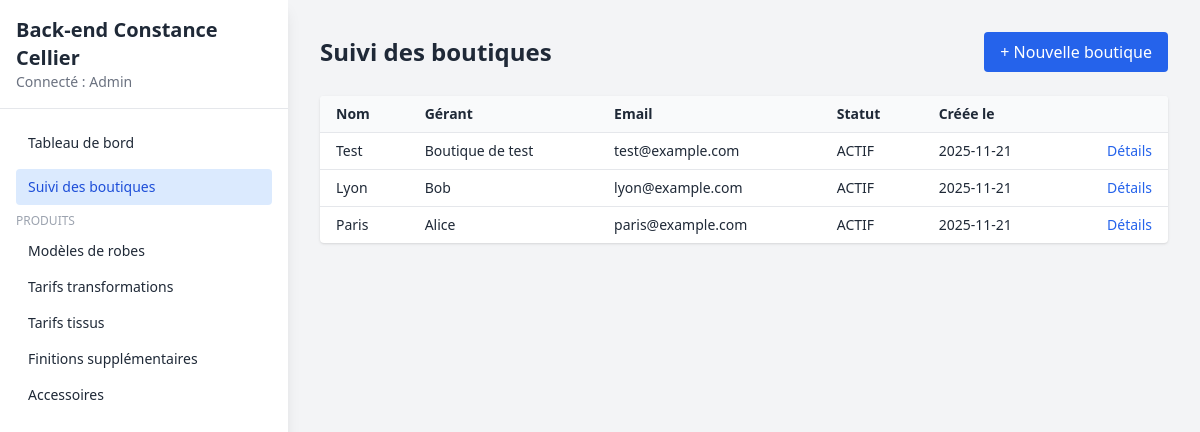
Page /admin/boutiques (signed in) on the committed database.
### app/models.py (models this page shows)
class User(Base):
    __tablename__ = "users"
    id = Column(Integer, primary_key=True, index=True)
    nom = Column(String, nullable=False)
    email = Column(String, unique=True, index=True, nullable=False)
    mot_de_passe = Column(String, nullable=False)
    type = Column(SAEnum(UserType), nullable=False, default=UserType.ADMIN)

class Boutique(Base):
    __tablename__ = "boutiques"
    id = Column(Integer, primary_key=True, index=True)
    nom = Column(String, nullable=False)
    email = Column(String, unique=True, index=True, nullable=False)
    gerant = Column(String, nullable=True)
    telephone = Column(String, nullable=True)
    adresse = Column(Text, nullable=True)
    statut = Column(SAEnum(BoutiqueStatut), nullable=False, default=BoutiqueStatut.ACTIF)
    date_creation = Column(DateTime, default=datetime.utcnow, nullable=False)
    mot_de_passe_hash = Column(String, nullable=True)  # pour futur front boutique
    doit_changer_mdp = Column(Boolean, default=True, nullable=False)
    devis = relationship("Devis", back_populates="boutique")

### app/admin_routes.py (the view)
@router.get("/admin/boutiques")
def boutiques_list(
    request: Request,
    db: Session = Depends(get_db),
    admin: models.User = Depends(get_current_admin),
):
    boutiques = db.query(models.Boutique).order_by(models.Boutique.date_creation.desc()).all()
    return templates.TemplateResponse(
        "admin_boutiques_list.html",
        {
            "request": request,
            "admin": admin,
            "boutiques": boutiques,
            "page": "boutiques",
        },
    )

### app/templates/admin_boutiques_list.html (shortened to what this page needs)
{% extends "base.html" %}
{% block content %}
<div class="flex justify-between items-center mb-6">
    <h1 class="text-2xl font-bold">Suivi des boutiques</h1>
    <a href="/admin/boutiques/nouvelle" class="bg-blue-600 text-white px-4 py-2 rounded hover:bg-blue-700">
        + Nouvelle boutique
    </a>
</div>
<div class="bg-white rounded shadow overflow-hidden">
    <table class="min-w-full text-sm">
        <thead class="bg-gray-50">
        <tr>
            <th class="px-4 py-2 text-left">Nom</th>
            <th class="px-4 py-2 text-left">Gérant</th>
            <th class="px-4 py-2 text-left">Email</th>
            <th class="px-4 py-2 text-left">Statut</th>
            <th class="px-4 py-2 text-left">Créée le</th>
            <th class="px-4 py-2"></th>
        </tr>
        </thead>
        <tbody>
        {% for b in boutiques %}
            <tr class="border-t">
                <td class="px-4 py-2">{{ b.nom }}</td>
                <td class="px-4 py-2">{{ b.gerant or '-' }}</td>
                <td class="px-4 py-2">{{ b.email }}</td>
                <td class="px-4 py-2">{{ b.statut.value }}</td>
                <td class="px-4 py-2">{{ b.date_creation.strftime('%Y-%m-%d') if b.date_creation else '' }}</td>
                <td class="px-4 py-2 text-right">
                    <a href="/admin/boutiques/{{ b.id }}" class="text-blue-600 hover:underline">Détails</a>
                </td>
            </tr>
        {% endfor %}
        </tbody>
    </table>
</div>
{% endblock %}

### app/templates/base.html (shortened to what this page needs)
<!DOCTYPE html>
<html lang="fr">
<head>
    <script src="https://cdn.tailwindcss.com"></script>
</head>
<body class="bg-gray-100 text-gray-800">
<div class="min-h-screen flex">
    <aside class="w-72 bg-white shadow-lg">
        <div class="p-4 border-b">
            <h1 class="text-xl font-bold">Back-end Constance Cellier</h1>
            {% if admin %}
            <p class="text-sm text-gray-500">Connecté : {{ admin.nom }}</p>
            {% endif %}
        </div>
        <nav class="p-4 space-y-2 text-sm">
            <a href="/admin/dashboard" class="block px-3 py-2 rounded {{ 'bg-blue-100 text-blue-700' if page=='dashboard' else 'hover:bg-gray-100' }}">
                Tableau de bord
            </a>
            <a href="/admin/boutiques" class="block px-3 py-2 rounded {{ 'bg-blue-100 text-blue-700' if page=='boutiques' else 'hover:bg-gray-100' }}">
                Suivi des boutiques
            </a>
            <div class="mt-4">
                <p class="text-xs uppercase text-gray-400 mb-1">Produits</p>
                <a href="/admin/produits/robes" class="block px-3 py-2 rounded {{ 'bg-blue-100 text-blue-700' if sous_page=='robes' else 'hover:bg-gray-100' }}">
                    Modèles de robes
                </a>
                <a href="/admin/tarifs/transformations" class="block px-3 py-2 rounded {{ 'bg-blue-100 text-blue-700' if sous_page=='tarifs_transformations' else 'hover:bg-gray-100' }}">
                    Tarifs transformations
                </a>
                <a href="/admin/tarifs/tissus" class="block px-3 py-2 rounded {{ 'bg-blue-100 text-blue-700' if sous_page=='tarifs_tissus' else 'hover:bg-gray-100' }}">
                    Tarifs tissus
                </a>
                <a href="/admin/finitions_supplementaires" class="block px-3 py-2 rounded {{ 'bg-blue-100 text-blue-700' if sous_page=='finitions_supp' else 'hover:bg-gray-100' }}">
                    Finitions supplémentaires
                </a>
                <a href="/admin/produits/accessoires" class="block px-3 py-2 rounded {{ 'bg-blue-100 text-blue-700' if sous_page=='accessoires' else 'hover:bg-gray-100' }}">
                    Accessoires
                </a>
            </div>
        </nav>
    </aside>
    <main class="flex-1 p-8">
        {% block content %}{% endblock %}
    </main>
</div>
</body>
</html>

### rows in the picture
User: nom "Admin"
Boutique: nom "Test", gerant "Boutique de test", email "test@example.com", statut.value "ACTIF", date_creation "2025-11-21"
Boutique: nom "Lyon", gerant "Bob", email "lyon@example.com", statut.value "ACTIF", date_creation "2025-11-21"
Boutique: nom "Paris", gerant "Alice", email "paris@example.com", statut.value "ACTIF", date_creation "2025-11-21"
